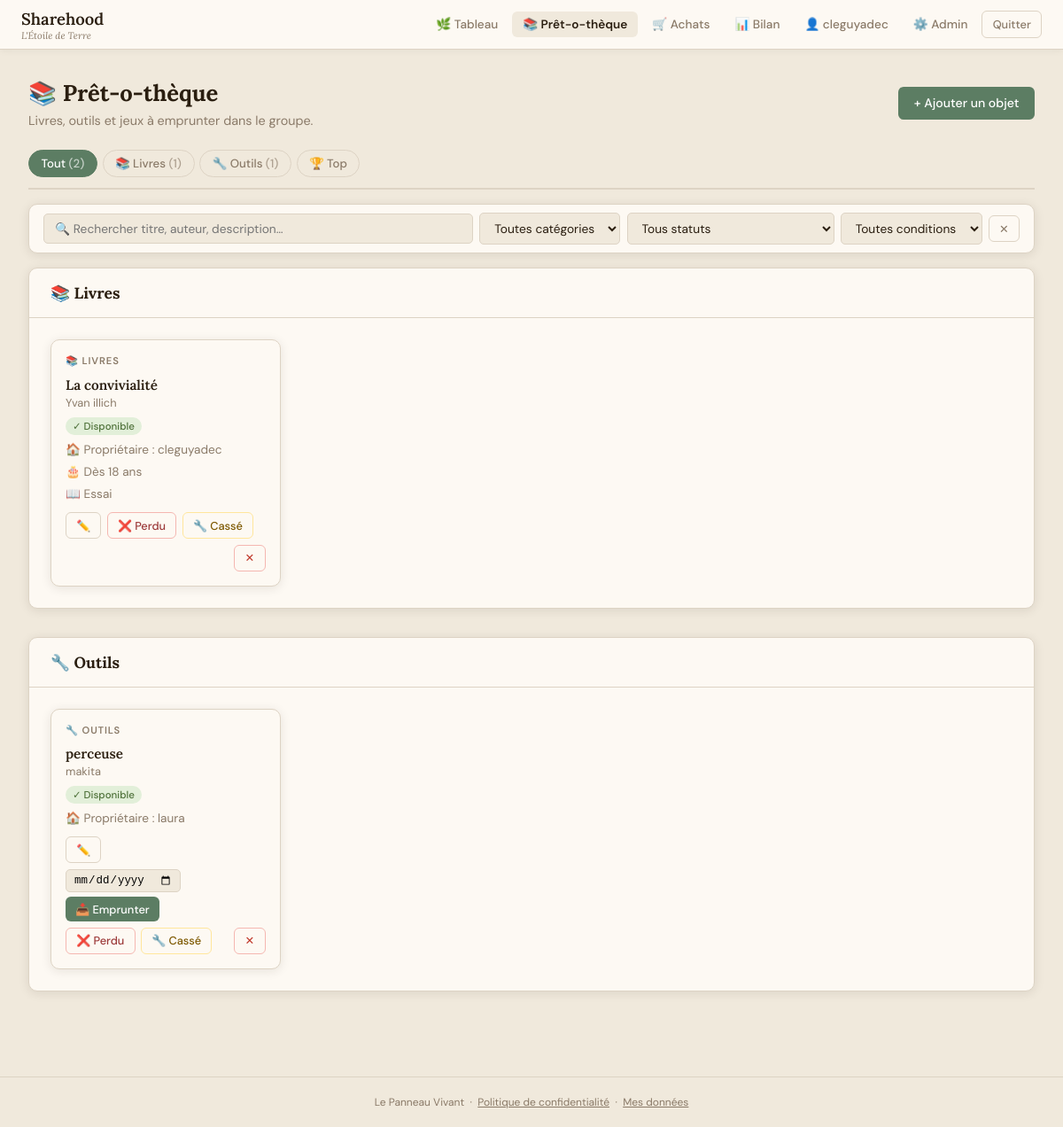
The page /?action=library (signed in) on the database its author committed.
### tables this page shows
CREATE TABLE users (
            id               INTEGER PRIMARY KEY AUTOINCREMENT,
            display_name     TEXT    NOT NULL,
            password_hash    TEXT    NOT NULL,
            role             TEXT    NOT NULL DEFAULT 'member',
            household        TEXT,
            created_at       TEXT    NOT NULL DEFAULT (datetime('now')),
            last_login       TEXT,
            is_active        INTEGER NOT NULL DEFAULT 1,
            gdpr_consent_at  TEXT
        );

CREATE TABLE lib_categories (
            id         INTEGER PRIMARY KEY AUTOINCREMENT,
            slug       TEXT    NOT NULL UNIQUE,
            emoji      TEXT    NOT NULL DEFAULT '📦',
            label      TEXT    NOT NULL,
            sort_order INTEGER NOT NULL DEFAULT 0
        );

CREATE TABLE library_items (
            id          INTEGER PRIMARY KEY AUTOINCREMENT,
            category    TEXT    NOT NULL DEFAULT 'autre',
            title       TEXT    NOT NULL,
            subtitle    TEXT,
            description TEXT,
            owner_id    INTEGER,
            available   INTEGER NOT NULL DEFAULT 1,
            created_at  TEXT    NOT NULL DEFAULT (datetime('now')), condition TEXT NOT NULL DEFAULT 'ok', url           TEXT, game_duration TEXT, age_min       INTEGER, player_min    INTEGER, player_max    INTEGER, book_genre    TEXT,
            FOREIGN KEY (owner_id) REFERENCES users(id) ON DELETE SET NULL
        );

### functions.php (called while the page is built, shortened)
<?php
function getDB(): PDO
{
    static $db = null;
    if ($db === null) {
        $db = new PDO('sqlite:' . DB_PATH);
        $db->setAttribute(PDO::ATTR_ERRMODE,            PDO::ERRMODE_EXCEPTION);
        $db->setAttribute(PDO::ATTR_DEFAULT_FETCH_MODE, PDO::FETCH_ASSOC);
        $db->exec('PRAGMA journal_mode = WAL');
        $db->exec('PRAGMA foreign_keys = ON');
    }
    return $db;
}
function currentUser(): ?array
{
    $stmt = getDB()->prepare('SELECT * FROM users WHERE id = ? AND is_active = 1');
    $stmt->execute([$_SESSION['user_id']]);
    return $stmt->fetch() ?: null;
}
function requireAuth(): array
{
    $user = currentUser();
    return $user;
}
function getLibraryItems(?string $cat = null): array
{
    $db = getDB();
    if ($cat) {
        $stmt = $db->prepare('
            SELECT li.*, u.display_name AS owner_name,
                (SELECT borrower_id FROM loans
                 WHERE item_id = li.id AND returned_at IS NULL LIMIT 1) AS borrower_id,
                (SELECT u2.display_name FROM loans l2
                 JOIN users u2 ON l2.borrower_id = u2.id
                 WHERE l2.item_id = li.id AND l2.returned_at IS NULL LIMIT 1) AS borrower_name,
                (SELECT id FROM loans WHERE item_id = li.id AND returned_at IS NULL LIMIT 1) AS loan_id,
                (SELECT loaned_at FROM loans WHERE item_id = li.id AND returned_at IS NULL LIMIT 1) AS loaned_at,
                (SELECT COALESCE(SUM(CAST(julianday(COALESCE(returned_at, CURRENT_TIMESTAMP)) - julianday(loaned_at) AS INTEGER)), 0) FROM loans WHERE item_id = li.id) AS total_days
            FROM library_items li
            LEFT JOIN users u ON li.owner_id = u.id
            WHERE li.category = ?
            ORDER BY li.title ASC
        ');
        $stmt->execute([$cat]);
    } else {
        $stmt = $db->query('
            SELECT li.*, u.display_name AS owner_name,
                (SELECT borrower_id FROM loans
                 WHERE item_id = li.id AND returned_at IS NULL LIMIT 1) AS borrower_id,
                (SELECT u2.display_name FROM loans l2
                 JOIN users u2 ON l2.borrower_id = u2.id
                 WHERE l2.item_id = li.id AND l2.returned_at IS NULL LIMIT 1) AS borrower_name,
                (SELECT id FROM loans WHERE item_id = li.id AND returned_at IS NULL LIMIT 1) AS loan_id,
                (SELECT loaned_at FROM loans WHERE item_id = li.id AND returned_at IS NULL LIMIT 1) AS loaned_at,
                (SELECT COALESCE(SUM(CAST(julianday(COALESCE(returned_at, CURRENT_TIMESTAMP)) - julianday(loaned_at) AS INTEGER)), 0) FROM loans WHERE item_id = li.id) AS total_days
            FROM library_items li
            LEFT JOIN users u ON li.owner_id = u.id
            ORDER BY li.category ASC, li.title ASC
        ');
    }
    return $stmt->fetchAll();
}
function h(string $s): string
{
    return htmlspecialchars($s, ENT_QUOTES | ENT_SUBSTITUTE, 'UTF-8');
}
function getLibCats(): array
{
    static $cache = null;
    if ($cache === null) {
        $rows = getDB()->query('SELECT slug, emoji, label FROM lib_categories ORDER BY sort_order ASC, label ASC')->fetchAll();
        $cache = [];
        foreach ($rows as $row) {
            $cache[$row['slug']] = ['emoji' => $row['emoji'], 'label' => $row['label']];
        }
    }
    return $cache;
}
function getLibCat(string $slug): array
{
    $cats = getLibCats();
    return $cats[$slug] ?? ($cats['autre'] ?? ['emoji' => '📦', 'label' => 'Autre']);
}

### index.php (the view, shortened to what this page needs)
<?php
require_once __DIR__ . '/functions.php';
$action = preg_replace('/[^a-z_]/', '', $_GET['action'] ?? 'board');
$user   = currentUser();
if (in_array($action, ['login', 'register', 'privacy', 'forgot_password', 'reset_password'], true)) {
    if ($user && $action === 'login') {
        redirect('?action=board');
    }
} else {
    $user = requireAuth();
}
switch ($action) {
    case 'library':        viewLibrary($user);                          break;
}
function layoutOpen(string $title, ?array $user = null, string $currentAction = ''): void
{
    $appName = h(APP_NAME);
    $appSub  = h(APP_SUBTITLE);
    $isAdmin = $user && $user['role'] === 'admin';
    echo <<<HTML
<!DOCTYPE html>
<html lang="fr">
<head>
<title>{$appName} — {$title}</title>
</head>
<body>
HTML;
    if ($user) {
        $board   = $currentAction === 'board'        ? 'active' : '';
        $library = $currentAction === 'library'      ? 'active' : '';
        $bilan   = $currentAction === 'dashboard'    ? 'active' : '';
        $orders  = $currentAction === 'group_orders' ? 'active' : '';
        $mydata  = $currentAction === 'my_data'      ? 'active' : '';
        $admin   = $currentAction === 'admin'        ? 'active' : '';
        $uname   = h($user['display_name']);
        $csrf    = csrfField();
        echo <<<HTML
<nav>
  <a class="nav-brand" href="?action=board">{$appName} <small>{$appSub}</small></a>
  <button class="nav-toggle" aria-label="Menu" aria-expanded="false" onclick="toggleNav(this)">☰</button>
  <div class="nav-links" id="nav-links">
    <a href="?action=board"        class="{$board}">🌿 Tableau</a>
    <a href="?action=library"      class="{$library}">📚 Prêt-o-thèque</a>
    <a href="?action=group_orders" class="{$orders}">🛒 Achats</a>
    <a href="?action=dashboard"    class="{$bilan}">📊 Bilan</a>
    <a href="?action=my_data"      class="{$mydata}">👤 {$uname}</a>
HTML;
        if ($isAdmin) {
            echo "<a href=\"?action=admin\" class=\"{$admin}\">⚙️ Admin</a>";
        }
        echo <<<HTML
    <form method="post" action="?action=logout" style="display:inline">
      {$csrf}
      <button type="submit" class="btn btn-ghost btn-sm">Quitter</button>
    </form>
  </div>
</nav>
<script>
function toggleNav(btn) {
  const nav = document.getElementById('nav-links');
  const open = nav.classList.toggle('open');
  btn.setAttribute('aria-expanded', open);
  btn.textContent = open ? '✕' : '☰';
}
document.addEventListener('click', function(e) {
  const nav = document.getElementById('nav-links');
  if (nav && nav.classList.contains('open') && !e.target.closest('nav')) {
    nav.classList.remove('open');
    const btn = document.querySelector('.nav-toggle');
    if (btn) { btn.setAttribute('aria-expanded','false'); btn.textContent='☰'; }
  }
});
</script>
HTML;
    }
}
function layoutClose(): void
{
    echo <<<HTML
<footer>
  Le Panneau Vivant &nbsp;·&nbsp;
  <a href="?action=privacy" style="color:inherit">Politique de confidentialité</a> &nbsp;·&nbsp;
  <a href="?action=my_data" style="color:inherit">Mes données</a>
</footer>
</body></html>
HTML;
}
function viewLibrary(array $user): void
{
    layoutOpen('Prêt-o-thèque', $user, 'library');
    $items = getLibraryItems();
    echo '<div class="page">';
    echo '<div class="page-header flex-between">';
    echo '<div><h1>📚 Prêt-o-thèque</h1><p>Livres, outils et jeux à emprunter dans le groupe.</p></div>';
    echo '<button class="btn btn-primary" onclick="document.getElementById(\'lib-modal\').classList.add(\'open\')">+ Ajouter un objet</button>';
    echo '</div>';
    $bycat       = [];
    foreach ($items as $it) {
        $bycat[$it['category']][] = $it;
    }
    $topItems    = getTopItems(10);
    $topFiltered = array_filter($topItems, fn($i) => (int)$i['loan_count'] > 0);
    echo '<div class="lib-tabs">';
    echo '<button class="lib-tab active" onclick="switchLibTab(\'\', this)">Tout';
    if (count($items) > 0) {
        echo ' <span style="opacity:.65">(' . count($items) . ')</span>';
    }
    echo '</button>';
    foreach (getLibCats() as $k => $m) {
        $cnt = count($bycat[$k] ?? []);
        if ($cnt === 0) continue;
        echo '<button class="lib-tab" onclick="switchLibTab(\'' . h($k) . '\', this)">'
            . $m['emoji'] . ' ' . $m['label']
            . ' <span style="opacity:.65">(' . $cnt . ')</span></button>';
    }
    if (!empty($topFiltered)) {
        echo '<button class="lib-tab" onclick="switchLibTab(\'__top\', this)">🏆 Top</button>';
    }
    echo '</div>';
    echo '<div class="filter-bar" id="lib-filter-bar">';
    echo '<input type="search" id="lib-search" placeholder="🔍 Rechercher titre, auteur, description…" oninput="filterLib()">';
    echo '<select id="lib-cat" onchange="filterLib()"><option value="">Toutes catégories</option>';
    echo '</select>';
    echo '<select id="lib-status" onchange="filterLib()">';
    echo '<option value="">Tous statuts</option>';
    echo '</select>';
    echo '<select id="lib-cond" onchange="filterLib()">';
    echo '<option value="">Toutes conditions</option>';
    echo '</select>';
    echo '<button type="button" class="btn btn-ghost btn-sm" onclick="resetLib()" title="Réinitialiser">✕</button>';
    echo '</div>';
    foreach (getLibCats() as $cat => $meta) {
        if (empty($bycat[$cat])) {
            continue;
        }
        echo '<div class="section-box mt-2 lib-section" data-cat="' . h($cat) . '">';
        echo '<div class="section-box-header"><h2>' . $meta['emoji'] . ' ' . $meta['label'] . '</h2></div>';
        echo '<div class="section-box-body"><div class="lib-grid">';
        foreach ($bycat[$cat] as $it) {
            renderLibItem($it, $user);
        }
        echo '</div></div></div>';
    }
    echo '</div>';
    layoutClose();
}
function renderLibItem(array $it, array $user): void
{
    $cat       = getLibCat($it['category']);
    $condition = $it['condition'] ?? 'ok';
    $avail     = (bool) $it['available'];
    $canAct    = $it['owner_id'] == $user['id'] || $user['role'] === 'admin';
    if ($condition === 'lost') {
        $statusCls   = 'taken';
        $statusLabel = '❌ Perdu';
    } elseif ($condition === 'broken') {
        $statusCls   = 'taken';
        $statusLabel = '🔧 Cassé / hors service';
    } elseif (!$avail) {
        $since       = $it['loaned_at'] ? ' depuis le ' . fmtDate($it['loaned_at']) : '';
        $statusCls   = 'taken';
        $statusLabel = '⏳ Emprunté par ' . h($it['borrower_name'] ?? '…') . $since;
    } else {
        $statusCls   = 'avail';
        $statusLabel = '✓ Disponible';
    }
    $dataStatus = ($avail && $condition === 'ok') ? 'avail' : 'taken';
    $itemJson   = htmlspecialchars(json_encode([
        'id'            => (int)$it['id'],
        'category'      => $it['category'],
        'title'         => $it['title'],
        'subtitle'      => $it['subtitle']      ?? '',
        'description'   => $it['description']   ?? '',
        'url'           => $it['url']           ?? '',
        'game_duration' => $it['game_duration'] ?? '',
        'age_min'       => $it['age_min']       ?? '',
        'player_min'    => $it['player_min']    ?? '',
        'player_max'    => $it['player_max']    ?? '',
        'book_genre'    => $it['book_genre']    ?? '',
    ], JSON_UNESCAPED_UNICODE), ENT_QUOTES, 'UTF-8');
    echo '<div class="lib-card"'
        . ' data-title="' . h(mb_strtolower($it['title']))           . '"'
        . ' data-sub="'   . h(mb_strtolower($it['subtitle']   ?? '')) . '"'
        . ' data-desc="'  . h(mb_strtolower($it['description'] ?? '')) . '"'
        . ' data-cat="'   . h($it['category'])  . '"'
        . ' data-status="'. $dataStatus          . '"'
        . ' data-cond="'  . h($condition)        . '"'
        . ' data-item="'  . $itemJson            . '"'
        . '>';
    echo '<div style="display:flex;align-items:flex-start;justify-content:space-between;gap:.3rem;margin-bottom:.25rem">';
    echo '<div class="lib-card-cat">' . $cat['emoji'] . ' ' . $cat['label'] . '</div>';
    echo '</div>';
    echo '<div class="lib-card-title">' . h($it['title']) . '</div>';
    if ($it['subtitle']) {
        echo '<div class="lib-card-sub">' . h($it['subtitle']) . '</div>';
    }
    echo '<span class="lib-status ' . $statusCls . '">' . $statusLabel . '</span>';
    if ($it['owner_name']) {
        echo '<div class="text-sm text-muted mt-1">🏠 Propriétaire : ' . h($it['owner_name']) . '</div>';
    }
    $metaLines = [];
    $ageMin = isset($it['age_min']) && $it['age_min'] !== null && $it['age_min'] !== '' ? (int)$it['age_min'] : null;
    if ($ageMin !== null) {
        $metaLines[] = '🎂 Dès ' . $ageMin . ' ans';
    }
    if (!empty($it['book_genre'])) {
        $metaLines[] = '📖 ' . h($it['book_genre']);
    }
    foreach ($metaLines as $ml) {
        echo '<div class="text-sm text-muted mt-1">' . $ml . '</div>';
    }
    echo '<div class="lib-card-actions">';
    if ($canAct) {
        echo '<button type="button" class="btn btn-ghost btn-sm" onclick="openLibEdit(this)" title="Modifier la fiche">✏️</button>';
    }
    if ($avail && $it['owner_id'] != $user['id'] && $condition === 'ok') {
        echo '<form method="post" action="?action=library_borrow">';
        echo '<input type="date" name="due_date" title="Date de retour prévue" style="font-size:.78rem;padding:.25rem .5rem;border:1px solid var(--border);border-radius:5px;background:var(--bg)">';
        echo '<button type="submit" class="btn btn-primary btn-sm" style="margin-top:.3rem">📥 Emprunter</button>';
        echo '</form>';
    }
    if ($canAct) {
        if ($condition === 'ok') {
            echo '<form method="post" action="?action=library_condition" style="display:inline">';
            echo '<button type="submit" class="btn btn-ghost btn-sm" style="color:#9c3a3a;border-color:#f5b7b1" onclick="return confirm(\'Marquer comme perdu ?\')">❌ Perdu</button>';
            echo '</form>';
            echo '<form method="post" action="?action=library_condition" style="display:inline">';
            echo '<button type="submit" class="btn btn-ghost btn-sm" style="color:#7d5800;border-color:#ffe69c" onclick="return confirm(\'Marquer comme cassé ?\')">🔧 Cassé</button>';
            echo '</form>';
        }
        echo '<form method="post" action="?action=library_delete" style="margin-left:auto">';
        echo '<button type="submit" class="btn btn-ghost btn-sm" style="color:#c0392b;border-color:#f5b7b1" onclick="return confirm(\'Supprimer cet objet ?\')">✕</button>';
        echo '</form>';
    }
    echo '</div></div>';
}

### rows shown on the page
users: display_name "cleguyadec"
lib_categories: emoji "📚", label "Livres", cnt "1"
lib_categories: emoji "🔧", label "Outils", cnt "1"
library_items: category.emoji "📚", category.label "LIVRES", title "La convivialité", subtitle "Yvan illich", statusLabel "✓ Disponible", owner_name "cleguyadec", ml "🎂 Dès 18 ans", ml "📖 Essai"
library_items: category.emoji "🔧", category.label "OUTILS", title "perceuse", subtitle "makita", statusLabel "✓ Disponible", owner_name "laura"

### other values the page prints
$appName "Sharehood"
$appSub "L'Étoile de Terre"
count($items) "2"
